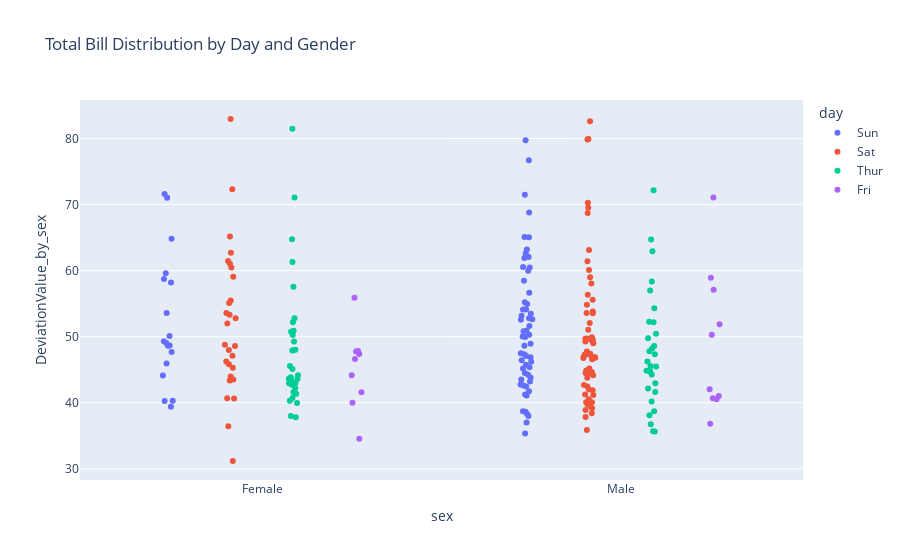

Notebook source saved alongside this figure:
### Code cell
%timeit
# curried function
def calc_deviation_val(col_name: str):
    def calc_deviation_val(df: pd.DataFrame):
        ser_std: float = df[col_name].std(ddof=0)
        ser_mean: float = df[col_name].mean()
        return lambda ser: (ser - ser_mean) / ser_std * 10 + 50
    return calc_deviation_val

def execute_calc_deviation_val(df: pd.DataFrame, calc_input_colname: str) -> pd.Series:
    return df[calc_input_colname].map(calc_deviation_val(calc_input_colname)(df))

ser_dev_female = execute_calc_deviation_val(df[df['sex']=='Female'], 'total_bill')
ser_dev_female.rename('DeviationValue_by_sex', inplace=True)

ser_dev_male = execute_calc_deviation_val(df[df['sex']=='Male'], 'total_bill')
ser_dev_male.rename('DeviationValue_by_sex', inplace=True)

ser_dev = pd.concat([ser_dev_male, ser_dev_female], axis=0)
# df = pd.concat([df, ser_dev], axis=1)
df['DeviationValue_by_sex'] = ser_dev

# スウォームプロットの作成
fig = px.strip(
    df, 
    x="sex", 
    y="DeviationValue_by_sex", 
    color="day",
    title="Total Bill Distribution by Day and Gender")
fig.show()

### Figure 1 — Plotly figure (JSON) as saved in the notebook; plotly's stock layout.template omitted (floating-point values rounded to 4 significant figures)
{"data": [{"alignmentgroup": "True", "boxpoints": "all", "fillcolor": "rgba(255,255,255,0)", "hoveron": "points", "hovertemplate": "day=Sun<br>sex=%{x}<br>DeviationValue_by_sex=%{y}<extra></extra>", "legendgroup": "Sun", "line": {"color": "rgba(255,255,255,0)"}, "marker": {"color": "#636efa"}, "name": "Sun", "offsetgroup": "Sun", "orientation": "v", "pointpos": 0, "showlegend": true, "type": "box", "x": ["Female", "Male", "Male", "Male", "Female", "Male", "Male", "Male", "Male", "Male", "Male", "Female", "Male", "Male", "Female", "Male", "Female", "Male", "Female", "Male", "Male", "Male", "Male", "Male", "Male", "Male", "Male", "Male", "Male", "Female", "Female", "Male", "Male", "Male", "Male", "Male", "Female", "Female", "Male", "Male", "Male", "Male", "Male", "Male", "Female", "Male", "Female", "Female", "Male", "Male", "Male", "Female", "Male", "Female", "Male", "Male", "Male", "Male", "Male", "Male", "Male", "Male", "Male", "Female", "Male", "Male", "Male", "Male", "Male", "Male", "Male", "Female", "Male", "Female", "Male", "Male"], "x0": " ", "xaxis": "x", "y": [48.66, 38.71, 50.29, 53.19, 58.2, 54.93, 37.01, 56.66, 43.81, 43.53, 38.64, 71.6, 44.22, 47.49, 45.95, 50.91, 40.3, 45.17, 48.64, 46.44, 42.62, 38.0, 60.48, 47.34, 51.61, 62.65, 58.47, 47.07, 41.1, 40.25, 71.04, 38.28, 55.23, 48.64, 68.8, 53.48, 59.61, 49.06, 59.97, 42.76, 41.74, 46.22, 54.13, 48.94, 64.81, 79.76, 58.72, 44.14, 45.38, 50.82, 41.23, 47.68, 42.48, 49.31, 54.1, 50.02, 61.9, 35.36, 62.05, 45.74, 63.19, 46.9, 43.2, 39.38, 65.07, 65.09, 52.81, 76.7, 52.63, 71.49, 49.94, 53.57, 60.54, 50.12, 52.56, 44.52], "y0": " ", "yaxis": "y"}, {"alignmentgroup": "True", "boxpoints": "all", "fillcolor": "rgba(255,255,255,0)", "hoveron": "points", "hovertemplate": "day=Sat<br>sex=%{x}<br>DeviationValue_by_sex=%{y}<extra></extra>", "legendgroup": "Sat", "line": {"color": "rgba(255,255,255,0)"}, "marker": {"color": "#EF553B"}, "name": "Sat", "offsetgroup": "Sat", "orientation": "v", "pointpos": 0, "showlegend": true, "type": "box", "x": ["Male", "Male", "Female", "Female", "Male", "Male", "Male", "Male", "Male", "Male", "Female", "Male", "Male", "Female", "Female", "Male", "Male", "Male", "Female", "Male", "Male", "Male", "Male", "Female", "Male", "Male", "Male", "Male", "Male", "Male", "Male", "Male", "Female", "Female", "Male", "Male", "Male", "Female", "Female", "Female", "Female", "Male", "Male", "Female", "Female", "Female", "Male", "Male", "Male", "Male", "Female", "Male", "Female", "Female", "Female", "Male", "Male", "Male", "Male", "Male", "Female", "Male", "Male", "Male", "Female", "Female", "Female", "Male", "Male", "Male", "Female", "Male", "Male", "Female", "Male", "Male", "Male", "Male", "Male", "Male", "Male", "Male", "Female", "Male", "Female", "Male", "Male"], "x0": " ", "xaxis": "x", "y": [49.9, 46.94, 52.8, 47.13, 70.26, 49.0, 46.82, 42.0, 41.26, 51.04, 52.0, 37.85, 47.4, 46.24, 53.31, 46.78, 53.6, 45.19, 48.58, 47.77, 61.42, 44.9, 68.73, 60.49, 39.69, 79.86, 49.51, 42.48, 39.45, 47.34, 46.58, 49.28, 47.98, 31.18, 49.44, 43.78, 40.53, 48.76, 61.05, 59.07, 45.82, 38.9, 46.94, 82.96, 55.48, 53.6, 44.16, 49.72, 54.85, 47.28, 45.29, 42.68, 36.43, 40.62, 40.67, 82.62, 44.65, 56.34, 69.51, 53.83, 43.35, 60.11, 55.58, 79.93, 43.99, 62.7, 43.52, 58.04, 40.07, 35.89, 65.17, 49.68, 41.9, 55.1, 53.54, 44.52, 40.09, 39.18, 44.34, 38.42, 41.16, 63.11, 72.32, 58.99, 61.46, 52.09, 46.83], "y0": " ", "yaxis": "y"}, {"alignmentgroup": "True", "boxpoints": "all", "fillcolor": "rgba(255,255,255,0)", "hoveron": "points", "hovertemplate": "day=Thur<br>sex=%{x}<br>DeviationValue_by_sex=%{y}<extra></extra>", "legendgroup": "Thur", "line": {"color": "rgba(255,255,255,0)"}, "marker": {"color": "#00cc96"}, "name": "Thur", "offsetgroup": "Thur", "orientation": "v", "pointpos": 0, "showlegend": true, "type": "box", "x": ["Male", "Male", "Male", "Male", "Male", "Female", "Male", "Male", "Female", "Male", "Male", "Male", "Male", "Female", "Female", "Female", "Male", "Female", "Male", "Male", "Female", "Female", "Male", "Female", "Female", "Male", "Male", "Female", "Female", "Female", "Female", "Female", "Female", "Female", "Male", "Female", "Female", "Male", "Male", "Female", "Female", "Female", "Female", "Female", "Male", "Male", "Female", "Male", "Male", "Male", "Male", "Male", "Female", "Female", "Male", "Male", "Female", "Female", "Female", "Male", "Female", "Female"], "x0": " ", "xaxis": "x", "y": [57.0, 52.19, 46.25, 48.59, 45.57, 39.97, 62.95, 44.83, 71.06, 41.63, 47.33, 54.3, 50.45, 40.7, 42.93, 57.56, 40.18, 44.18, 42.97, 44.8, 43.0, 64.75, 36.74, 45.56, 41.62, 52.25, 48.19, 52.78, 41.35, 42.72, 50.26, 38.01, 40.3, 45.09, 44.85, 43.85, 49.26, 64.71, 72.18, 61.29, 47.96, 37.81, 50.73, 42.23, 38.1, 35.64, 52.2, 58.35, 44.29, 45.48, 35.7, 38.71, 81.46, 43.65, 42.15, 47.79, 43.32, 43.65, 47.92, 49.77, 48.01, 50.91], "y0": " ", "yaxis": "y"}, {"alignmentgroup": "True", "boxpoints": "all", "fillcolor": "rgba(255,255,255,0)", "hoveron": "points", "hovertemplate": "day=Fri<br>sex=%{x}<br>DeviationValue_by_sex=%{y}<extra></extra>", "legendgroup": "Fri", "line": {"color": "rgba(255,255,255,0)"}, "marker": {"color": "#ab63fa"}, "name": "Fri", "offsetgroup": "Fri", "orientation": "v", "pointpos": 0, "showlegend": true, "type": "box", "x": ["Male", "Male", "Female", "Female", "Female", "Male", "Male", "Male", "Male", "Male", "Female", "Female", "Male", "Female", "Male", "Female", "Male", "Female", "Female"], "x0": " ", "xaxis": "x", "y": [58.92, 51.89, 34.54, 47.82, 55.89, 71.08, 57.09, 40.55, 50.29, 41.01, 41.58, 46.64, 40.69, 44.18, 36.8, 47.39, 42.05, 47.76, 40.0], "y0": " ", "yaxis": "y"}], "layout": {"boxmode": "group", "legend": {"title": {"text": "day"}, "tracegroupgap": 0}, "title": {"text": "Total Bill Distribution by Day and Gender"}, "xaxis": {"anchor": "y", "domain": [0, 1], "title": {"text": "sex"}}, "yaxis": {"anchor": "x", "domain": [0, 1], "title": {"text": "DeviationValue_by_sex"}}}}
